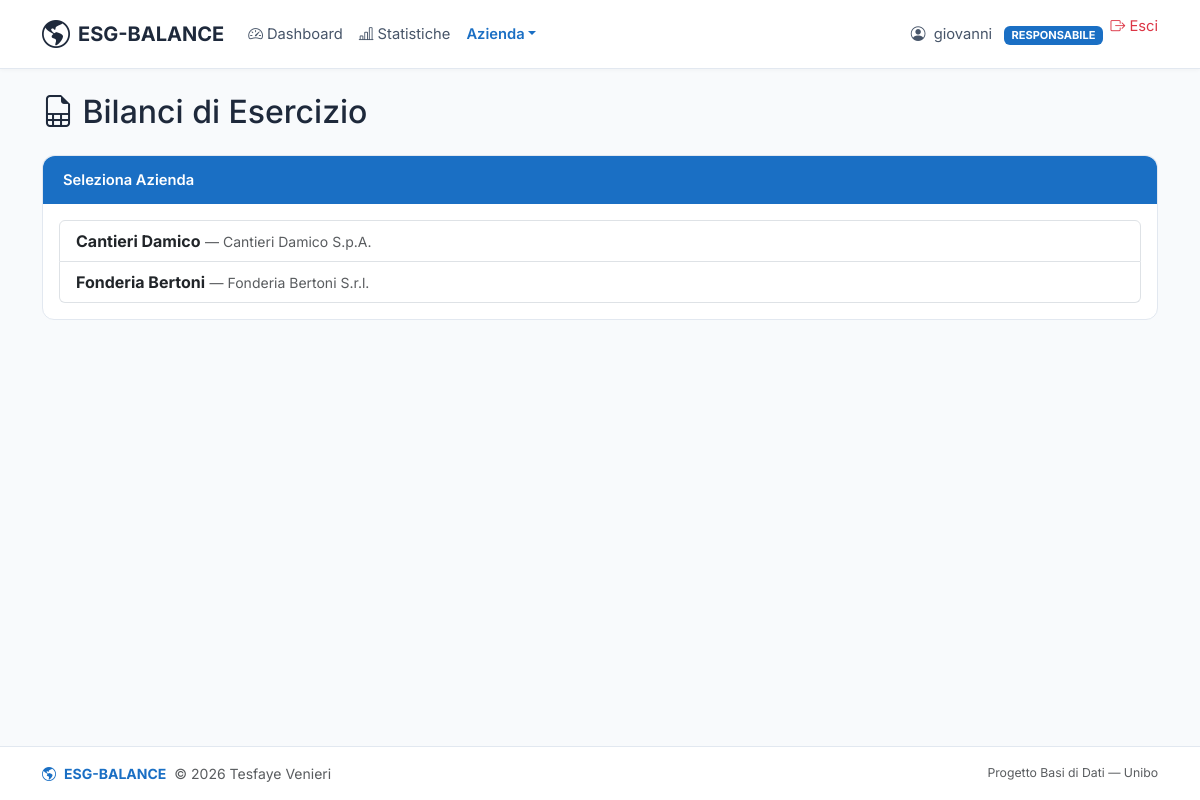
The page /pages/responsabile/bilancio.php (signed in) on the database its author committed.
### tables this page shows
CREATE TABLE aziende (
    id                      INT             NOT NULL AUTO_INCREMENT,
    nome                    VARCHAR(150)    NOT NULL,
    ragione_sociale         VARCHAR(200)    NOT NULL,
    partita_iva             VARCHAR(11)     NOT NULL,
    settore                 VARCHAR(100)    DEFAULT NULL,
    num_dipendenti          INT             DEFAULT NULL,
    logo                    VARCHAR(255)    DEFAULT NULL,
    nr_bilanci              INT             DEFAULT 0,
    username_responsabile   VARCHAR(50)     NOT NULL,
    PRIMARY KEY (id),
    UNIQUE KEY (ragione_sociale),
    UNIQUE KEY (partita_iva),
    FOREIGN KEY (username_responsabile) REFERENCES responsabili(username) ON DELETE CASCADE
);

### includes/db.php (called while the page is built, shortened)
<?php
function query(string $sql, array $params = []): array
{
    $pdo = getDBConnection();
    $stmt = $pdo->prepare($sql);
    $stmt->execute($params);
    return $stmt->fetchAll();
}

### pages/responsabile/bilancio.php (the view, shortened to what this page needs)
<?php
require_once __DIR__ . '/../../includes/db.php';
$username = currentUser();
$azienda = null;
$aziende = query(
    "SELECT id, nome, ragione_sociale FROM aziende WHERE username_responsabile = ? ORDER BY nome",
    [$username]
);
require_once __DIR__ . '/../../includes/header.php';
?>
<h2 class="mb-4"><i class="bi bi-file-earmark-spreadsheet"></i> Bilanci di Esercizio</h2>
<?php if (!$azienda): ?>
    <div class="card">
        <div class="card-header bg-accent text-white">Seleziona Azienda</div>
        <div class="card-body">
            <?php if (empty($aziende)): ?>
                <p class="text-muted">Nessuna azienda registrata. <a href="aziende.php">Registrane una</a>.</p>
            <?php else: ?>
                <div class="list-group">
                    <?php foreach ($aziende as $a): ?>
                        <a href="bilancio.php?azienda=<?php echo $a['id']; ?>" class="list-group-item list-group-item-action">
                            <strong><?php echo htmlspecialchars($a['nome']); ?></strong>
                            <small class="text-muted">— <?php echo htmlspecialchars($a['ragione_sociale']); ?></small>
                        </a>
                    <?php endforeach; ?>
                </div>
            <?php endif; ?>
        </div>
    </div>
<?php endif; ?>
<?php require_once __DIR__ . '/../../includes/footer.php'; ?>

### assets/css/style.css (style rules this page uses)
body { font-family: 'Inter', sans-serif; min-height: 100vh; display: flex; flex-direction: column; background-color: #f8fafc; color: #1e293b; }
.bg-accent { background-color: #1a6fc4 !important; }
.card { border: 1px solid #e2e8f0; border-radius: 0.75rem; margin-bottom: 1.5rem; }
.card-header { border-radius: 0.75rem 0.75rem 0 0 !important; font-weight: 600; font-size: 0.92rem; padding: 0.8rem 1.25rem; border-bottom: 1px solid #e2e8f0; background-color: #f8fafc; }
.card-header.bg-accent { background-color: #1a6fc4 !important; color: #fff; border-bottom: none; }

### rows shown on the page
aziende: nome "Cantieri Damico", ragione_sociale "Cantieri Damico S.p.A."
aziende: nome "Fonderia Bertoni", ragione_sociale "Fonderia Bertoni S.r.l."

### other values the page prints
$current_user "giovanni"
$current_role "RESPONSABILE"
